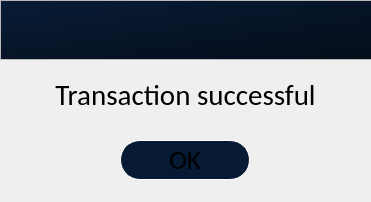
<?xml version="1.0" encoding="UTF-8"?>
<ui version="4.0">
 <class>Dialog</class>
 <widget class="QDialog" name="Dialog">
  <property name="geometry">
   <rect>
    <x>0</x>
    <y>0</y>
    <width>371</width>
    <height>202</height>
   </rect>
  </property>
  <property name="windowTitle">
   <string>Dialog</string>
  </property>
  <property name="styleSheet">
   <string notr="true">background-color:
qlineargradient(spread:pad, x1:1, y1:1, x2:0, y2:0, stop:0 rgba(9, 22, 41, 255), stop:1 rgba(9, 31, 63, 255));
color: white;
border: 0px;

QPushButton {
	border: 2px solid white;
}</string>
  </property>
  <widget class="QFrame" name="frame_2">
   <property name="geometry">
    <rect>
     <x>0</x>
     <y>0</y>
     <width>405</width>
     <height>60</height>
    </rect>
   </property>
   <property name="minimumSize">
    <size>
     <width>0</width>
     <height>60</height>
    </size>
   </property>
   <property name="maximumSize">
    <size>
     <width>16777215</width>
     <height>60</height>
    </size>
   </property>
   <property name="frameShape">
    <enum>QFrame::StyledPanel</enum>
   </property>
   <property name="frameShadow">
    <enum>QFrame::Raised</enum>
   </property>
   <layout class="QVBoxLayout" name="verticalLayout_6">
    <property name="spacing">
     <number>0</number>
    </property>
    <property name="leftMargin">
     <number>0</number>
    </property>
    <property name="topMargin">
     <number>0</number>
    </property>
    <property name="rightMargin">
     <number>0</number>
    </property>
    <property name="bottomMargin">
     <number>0</number>
    </property>
    <item>
     <widget class="QLabel" name="label_4">
      <property name="styleSheet">
       <string notr="true">background-color:qlineargradient(spread:pad, x1:1, y1:1, x2:0, y2:0, stop:0 rgba(5, 13, 25, 255), stop:1 rgba(8, 27, 54, 255));
padding: 10px;</string>
      </property>
      <property name="text">
       <string/>
      </property>
      <property name="pixmap">
       <pixmap>resources/gl3.png</pixmap>
      </property>
      <property name="margin">
       <number>0</number>
      </property>
     </widget>
    </item>
   </layout>
  </widget>
  <widget class="QPushButton" name="pushButton">
   <property name="geometry">
    <rect>
     <x>120</x>
     <y>140</y>
     <width>130</width>
     <height>40</height>
    </rect>
   </property>
   <property name="sizePolicy">
    <sizepolicy hsizetype="Minimum" vsizetype="Fixed">
     <horstretch>0</horstretch>
     <verstretch>0</verstretch>
    </sizepolicy>
   </property>
   <property name="minimumSize">
    <size>
     <width>130</width>
     <height>40</height>
    </size>
   </property>
   <property name="maximumSize">
    <size>
     <width>130</width>
     <height>40</height>
    </size>
   </property>
   <property name="font">
    <font>
     <family>Calibri</family>
     <pointsize>20</pointsize>
    </font>
   </property>
   <property name="styleSheet">
    <string notr="true">QPushButton{
border: 1px solid white;
border-radius: 20px;
background-color: rgb(6, 26, 52);
}
QPushButton:hover{
	background-color: qlineargradient(spread:pad, x1:1, y1:1, x2:0.130682, y2:0.165, stop:0 rgba(34, 120, 239, 255), stop:1 rgba(145, 185, 239, 255));
}</string>
   </property>
   <property name="text">
    <string>OK</string>
   </property>
  </widget>
  <widget class="QLabel" name="label">
   <property name="geometry">
    <rect>
     <x>0</x>
     <y>64</y>
     <width>371</width>
     <height>61</height>
    </rect>
   </property>
   <property name="font">
    <font>
     <family>Calibri</family>
     <pointsize>22</pointsize>
    </font>
   </property>
   <property name="styleSheet">
    <string notr="true">background-color: rgba(255, 255, 255, 0);</string>
   </property>
   <property name="text">
    <string>Transaction successful</string>
   </property>
   <property name="alignment">
    <set>Qt::AlignCenter</set>
   </property>
  </widget>
 </widget>
 <resources/>
 <connections/>
</ui>
